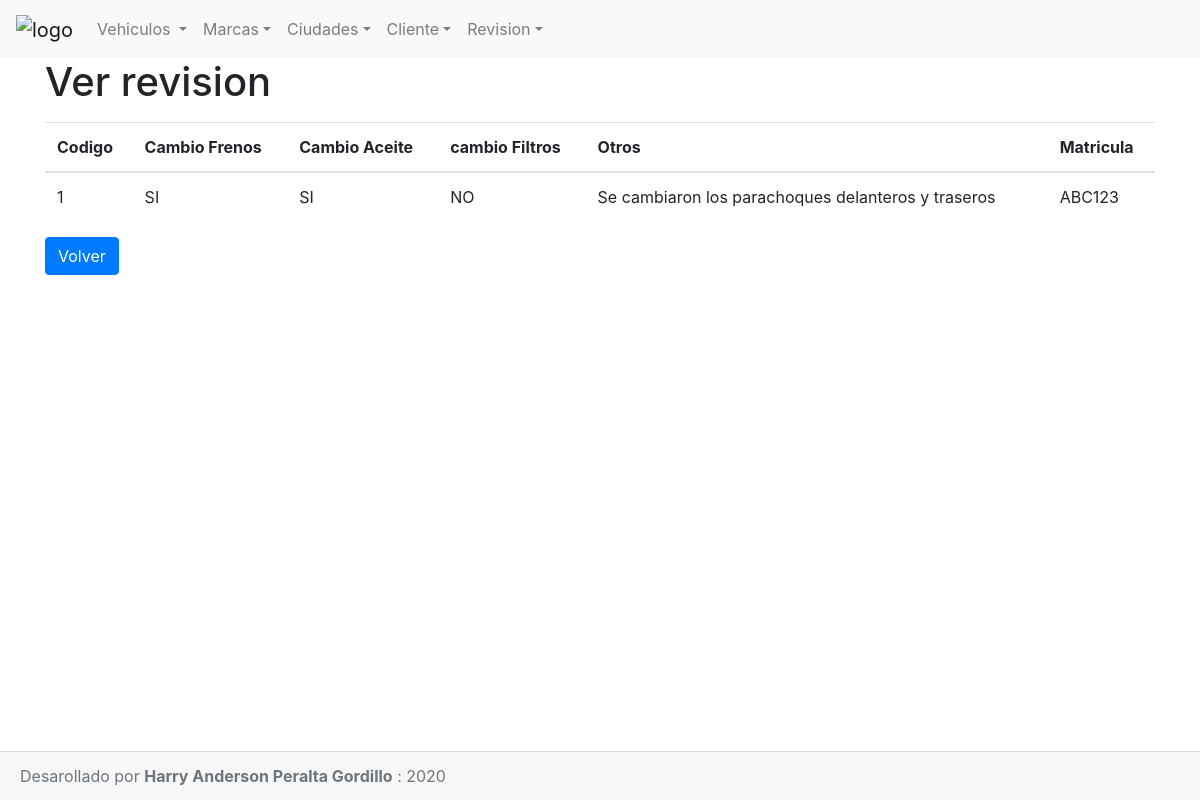
The page /index.php?control=revision&action=view&codigo=1 on the database its author committed.
### tables this page shows
CREATE TABLE `revision` (
  `codigo` int(11) NOT NULL,
  `cambioFrenos` char(2) NOT NULL,
  `cambioAceite` char(2) NOT NULL,
  `cambioFiltros` char(2) NOT NULL,
  `otros` varchar(50) NOT NULL,
  `matriculaVehiculo` char(6) NOT NULL
);

### controllers/RevisionController.php (called while the page is built, shortened)
<?php
class RevisionController
{
    public function __construct()
    {
        require_once "models/Revision.php";
    }
    public function view($codigo)
    {
        $revision = new Revision();
        $data["codigo"] = $codigo;
        $data["revision"] = $revision->getRevision($codigo);
        $data["titulo"] = "Ver revision";
        require_once "views/revisiones/view.php";
    }
}
?>

### config/conexion.php (called while the page is built, shortened)
<?php
class Conectar
{
    public static function conexion()
    {
        $conexion = new mysqli("localhost","root","","concesionario");
        return $conexion;
    }
}
?>

### models/Revision.php (called while the page is built, shortened)
<?php
class Revision
{
    private $db;
    public function __construct()
    {
        $this->db = Conectar::conexion();
    }
    public function getRevision($codigo)
    {
        $sql =  "SELECT revision.codigo, revision.cambioFrenos, revision.cambioAceite, revision.cambioFiltros, revision.otros, revision.matriculaVehiculo " .
                "FROM revision " .
                "JOIN vehiculo " .
                "ON revision.matriculaVehiculo = vehiculo.matricula " .
                "WHERE revision.codigo = $codigo";
        $resultado = $this->db->query($sql);
        $row = $resultado->fetch_assoc();
        return $row;
    }
}
?>

### views/revisiones/view.php (the view)
<?php  require "views/shared/header.php"; ?>
    <div class="container">
    <h1> <?php echo $data["titulo"]?></h1>
        <table class="table mt-3">
            <thead>
                <tr>
                    <th>Codigo</th>
                    <th>Cambio Frenos</th>
                    <th>Cambio Aceite</th>
                    <th>cambio Filtros</th>
                    <th>Otros</th>
                    <th>Matricula</th>
                </tr>
            </thead>
            <tbody>
                    <tr>
                        <td><?= $data["revision"] ["codigo"]; ?></td>
                        <td><?= $data["revision"] ["cambioFrenos"]; ?></td>
                        <td><?= $data["revision"] ["cambioAceite"]; ?></td>
                        <td><?= $data["revision"] ["cambioFiltros"]; ?></td>
                        <td><?= $data["revision"] ["otros"]; ?></td>
                        <td><?= $data["revision"] ["matriculaVehiculo"]; ?></td>
                    </tr>
            </tbody>
        </table>
        <a href="index.php" class="btn btn-primary">Volver</a>
    </div>
    <?php  require "views/shared/footer.php"; ?>

### rows shown on the page
revision: codigo "1", cambioFrenos "SI", cambioAceite "SI", cambioFiltros "NO", otros "Se cambiaron los parachoques delanteros y traseros", matriculaVehiculo "ABC123"

### other values the page prints
$data["titulo"] "Ver revision"
